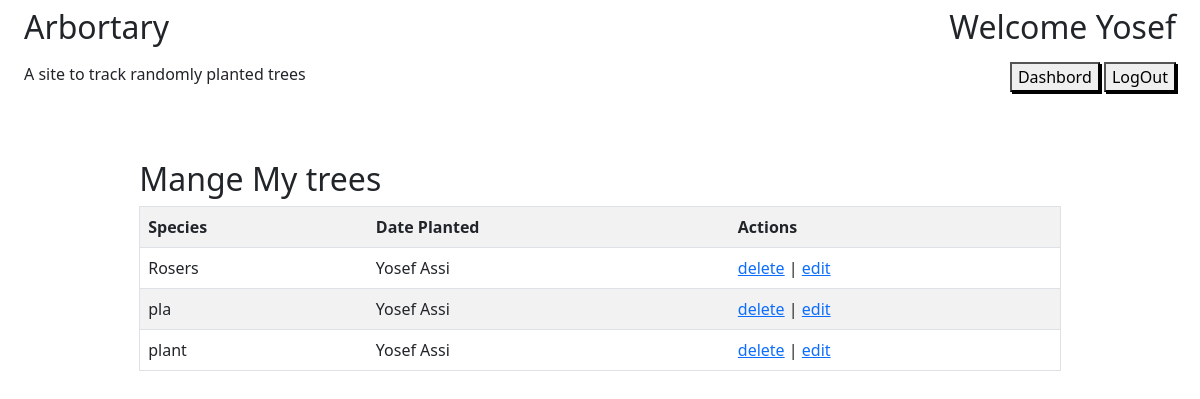
Page /mytree (signed in) on the committed database.
### first_app/models.py (models this page shows)
class User(models.Model):
    first_name = models.CharField(max_length=255)
    last_name = models.CharField(max_length=255)
    email= models.CharField(max_length=255)
    password= models.CharField(max_length=255)
    created_at = models.DateTimeField(auto_now_add=True)
    updated_at = models.DateTimeField(auto_now=True)
    objects=UserManager()

class Plant(models.Model):
    species = models.CharField(max_length=255)
    location = models.CharField(max_length=255)
    reason= models.CharField(max_length=255)
    planted_by= models.ForeignKey(User,related_name="planted",on_delete = models.CASCADE)
    date_planed= models.DateField()
    created_at = models.DateTimeField(auto_now_add=True)
    updated_at = models.DateTimeField(auto_now=True)
    users_who_visit=models.ManyToManyField(User,related_name="visit_user")
    objects=PlantManager()

### first_app/views.py (the view)
# urls.py: path('mytree',views.mytree),
def mytree(request):
    context = {
        'allplanet':Plant.objects.all(),
    }
    return render(request,'mytress.html',context)

### first_app/templates/mytress.html (shortened to what this page needs)
<!DOCTYPE html>
<html lang="en">
<head>
    {% load static %}
    <link rel="stylesheet" href="{% static 'style1.css' %}">
    <link href="https://cdn.jsdelivr.net/npm/bootstrap@5.2.1/dist/css/bootstrap.min.css" rel="stylesheet">
</head>
<body>
    <div class="containerB">
        <div class="navbar">
            <div class="nav1">
                <h2>Arbortary</h2>
            </div>
            <div class="nav3">
                <h2> Welcome {{request.session.user_name}}</h2>
            </div>
        </div>
        <div class="navbar2">
            <div class="nav1">
                <p>A site to track randomly planted trees</p>
            </div>
            <div class="nav2">
                <button><a class="a1" href="/allplant">Dashbord</a></button>
                <button><a class="a1" href="/logout">LogOut</a></button>
            </div>
        </div>
        <div class="tree">
        <h2>Mange My trees</h2>
        <table border=1 class="table table-striped">
            <tr>
                <th>Species</th>
                <th>Date Planted</th>
                <th>Actions</th>
            </tr>
        {% for i in allplanet %}
           {% if i.planted_by.id == request.session.user_id %}
            <tr>
                <td>{{i.species}}</td>
                <td>{{i.planted_by.first_name}} {{i.planted_by.last_name}}</td>
                <td><a href="/delete/{{i.id}}">delete</a> | <a href="/editpage/{{i.id}}">edit</a></td>
            </tr>
           {% endif %}
        {% endfor %}
        </table>
        </div>
    </div>
</body>
</html>

### first_app/static/style1.css (style rules this page uses)
.navbar { display: flex ; justify-content: space-between; }
.navbar2 { display: flex ; justify-content: space-between; }
.tree { margin: 5% 10%; }
.table { padding: 5%; }
.nav2 { margin-left: 60%; }
.containerB { margin: 0 2%; }
.a1 { text-decoration: none; color: black; }
button { box-shadow: 2px 2px black; }

### rows in the picture
User: session.user_name "Yosef"
Plant: species "Rosers", planted_by.first_name "Yosef", planted_by.last_name "Assi"
Plant: species "pla", planted_by.first_name "Yosef", planted_by.last_name "Assi"
Plant: species "plant", planted_by.first_name "Yosef", planted_by.last_name "Assi"
